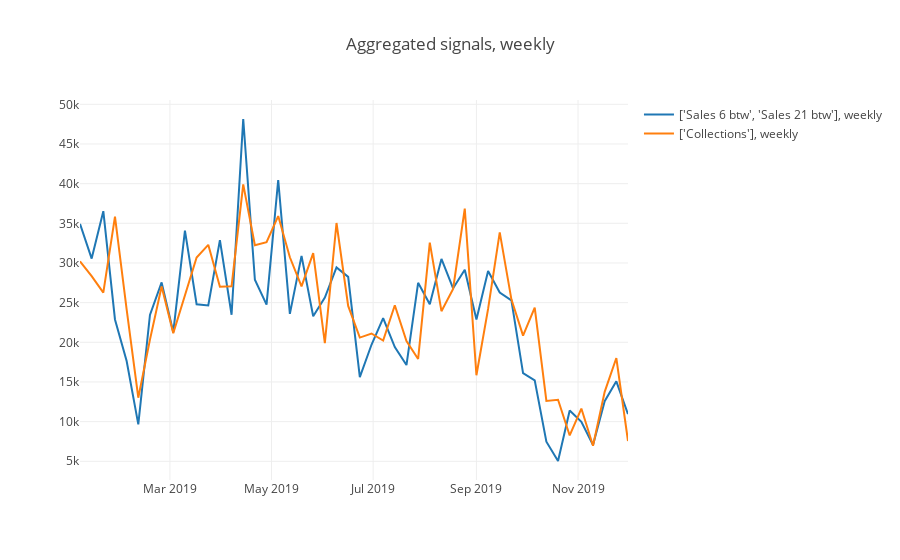

Notebook code for this chart:
### Code cell
constructSignals(df_all, shift=(0, -2), query=[{"select": ["Sales 6 btw", "Sales 21 btw"], 
                              "_with": None}, 
                                {"select": ["Collections"], "_with": None}], on="GroundTruth", agg_period="W", vis_type="line")
